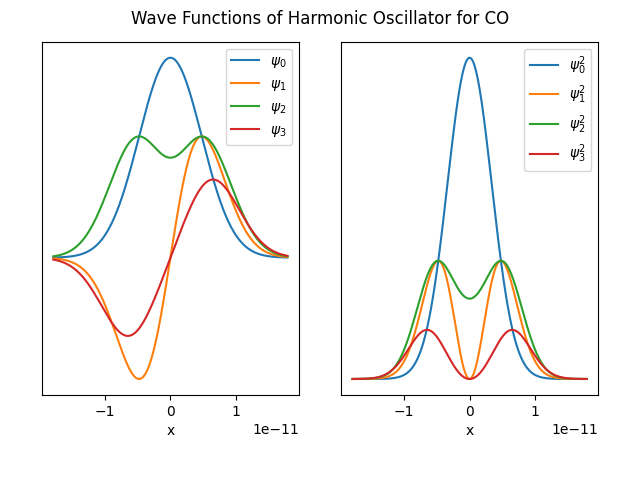

The script that saved this image:
import numpy as np
import matplotlib.pyplot as plt

data = np.loadtxt('HOplot.dat')
data2 = np.loadtxt('HOsqplot.dat')

#? This is just to create 1D variable arrays for each data, one could simply use the whole 2D array and pick particular sections for plots
x = data[:,0]
for i in range(1,data.shape[1]-1):
    exec(f"Psi{i-1} = data[:,i]")
# Psi0 = data[:,1]
# Psi1 = data[:,2]
# Psi2 = data[:,3]
# Psi4 = data[:,4]
for i in range(1,data2.shape[1]-1):
    exec(f"Psisq{i-1} = data2[:,i]")


#TODO Plotting
fig, [ax1, ax2] = plt.subplots(1,2)

for i in range(1,data.shape[1]-1):
    exec(f"ax1.plot(x, Psi{i-1}, label='$\psi_{i-1}$')")
# ax1.plot(x, Psin) for n = 0 to 4
    exec(f"ax2.plot(x, Psisq{i-1}, label='$\psi^2_{i-1}$')")

ax1.set_xlabel('x')
ax2.set_xlabel('x')
ax1.legend()
ax2.legend()

ax1.tick_params(left = False, labelleft = False)
ax2.tick_params(left = False, labelleft = False)

fig.tight_layout(pad=3)
plt.suptitle('Wave Functions of Harmonic Oscillator for CO')
plt.savefig('HOplot.png')